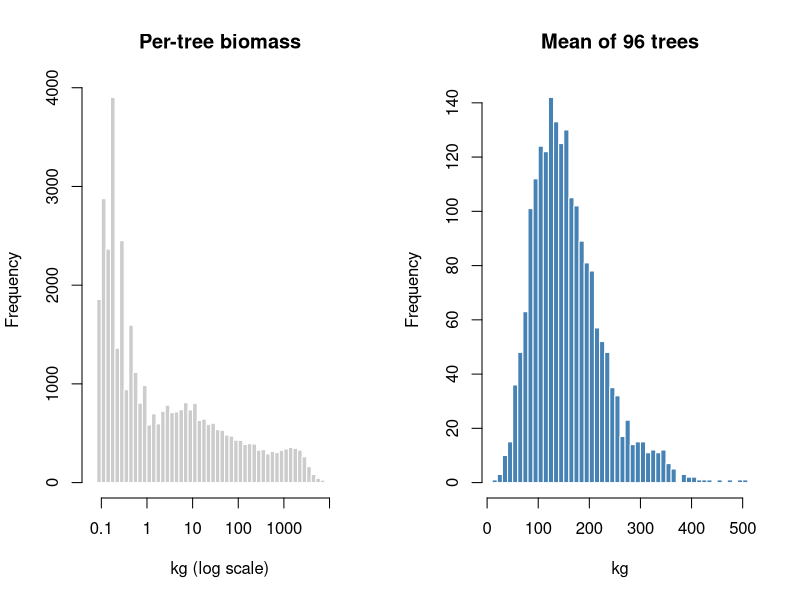

Here is the R script that generated this plot:
## ---- chunk 1
stems <- read.csv("data/scbi_stems.csv")
stems$agb_kg    <- exp(-2.48 + 2.4835 * log(stems$dbh))
stems$carbon_Mg <- 0.47 * stems$agb_kg / 1000

stems$quadrat <- paste(cut(stems$gx, 8), cut(stems$gy, 12))
quadrat_area  <- 25.6 / (8 * 12)

qd <- aggregate(carbon_Mg ~ quadrat, data = stems, FUN = sum)
qd$carbon_ha <- qd$carbon_Mg / quadrat_area

n  <- nrow(qd)
m  <- mean(qd$carbon_ha)
s  <- sd(qd$carbon_ha)
se <- s / sqrt(n)
round(c(n = n, mean = m, sd = s, se = se), 2)
## ---- chunk 2
ci <- function(mean, se, level) {
  z  <- qnorm(1 - (1 - level) / 2)
  hw <- z * se
  c(z = z, half_width = hw, rel_pct = 100 * hw / mean,
    lower = mean - hw, upper = mean + hw)
}
round(rbind(`90%` = ci(m, se, 0.90),
            `95%` = ci(m, se, 0.95)), 2)
## ---- chunk 3
set.seed(1)
draws <- replicate(2000, mean(sample(stems$agb_kg, 96, replace = TRUE)))

par(mfrow = c(1, 2))
# on a linear axis every tree but the largest few falls in one bar, so the
# left panel is drawn on a log axis and labelled back in kilograms
hist(log10(stems$agb_kg), breaks = 40, col = "grey80", border = "white",
     main = "Per-tree biomass", xlab = "kg (log scale)", xaxt = "n")
axis(1, at = -1:4, labels = c("0.1", "1", "10", "100", "1000", "10000"))
hist(draws, breaks = 40, col = "steelblue", border = "white",
     main = "Mean of 96 trees", xlab = "kg")
## ---- chunk 4
round(c(tree_mean   = mean(stems$agb_kg),
        tree_median = median(stems$agb_kg),
        tree_max    = max(stems$agb_kg),
        mean_of_96  = mean(draws),
        sd_of_means = sd(draws)), 1)
## ---- chunk 5
quad <- function(...) sqrt(sum(c(...)^2))

c(quadrature = quad(8, 12), naive_sum = 8 + 12)
## ---- chunk 6
rbind(
  `as measured`         = c(ad = 8, ef = 12, total = quad(8, 12)),
  `halve activity data` = c(ad = 4, ef = 12, total = quad(4, 12)),
  `halve factor`        = c(ad = 8, ef =  6, total = quad(8, 6))
)
## ---- chunk 7
set.seed(42)
N <- 100000
area   <- rnorm(N, 1000, 80)     # 8% relative standard error
factor <- rnorm(N, 150,  18)     # 12% relative standard error
total  <- area * factor

round(c(monte_carlo = 100 * sd(total) / mean(total),
        quadrature  = quad(8, 12)), 3)
## ---- chunk 8
set.seed(42)
b <- rnorm(N, 2.4835, 0.05)      # uncertainty in the allometric exponent

spread <- function(D) {
  agb <- exp(-2.48 + b * log(D))
  c(dbh_cm = D,
    rel_sd_pct = 100 * sd(agb) / mean(agb),
    mean_over_median = mean(agb) / median(agb))
}
round(t(sapply(c(10, 30, 60, 100), spread)), 3)
## ---- chunk 9
set.seed(7)
iters    <- c(100, 1000, 10000, 100000)
converge <- sapply(iters, function(k) sd(replicate(200, mean(rnorm(k, 150, 18)))))
round(rbind(iterations = iters, sd_of_result = converge), 4)
